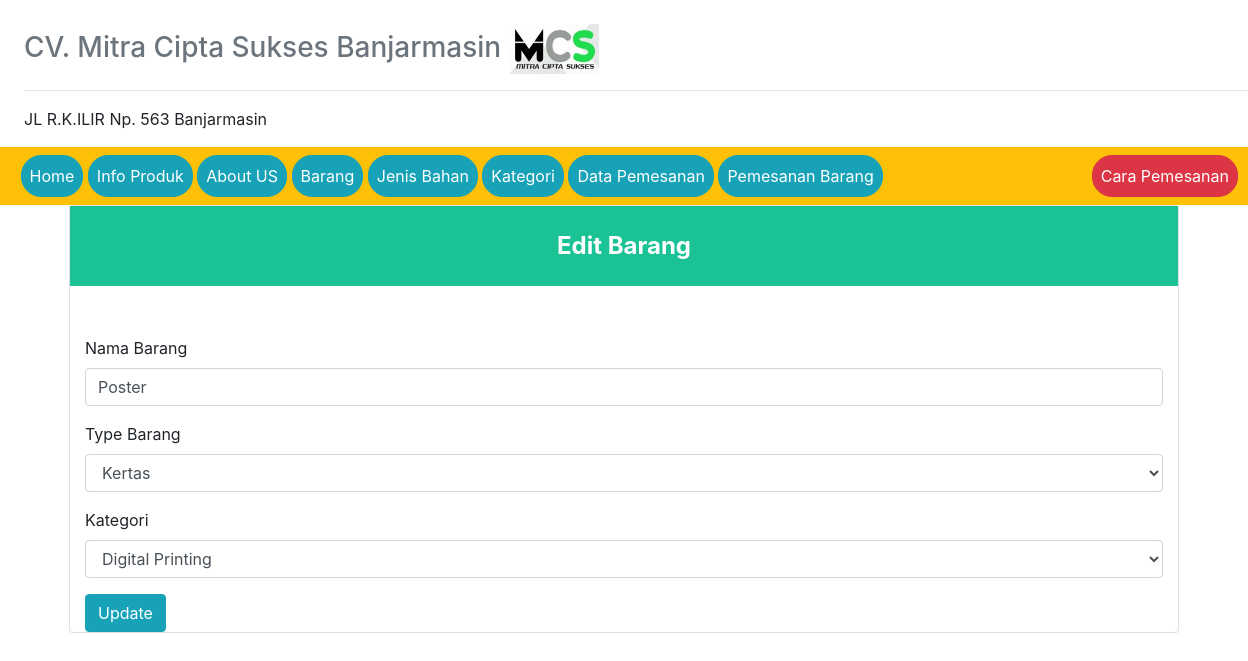
The app's page /?view=edit-barang&id_brg=11 (signed in) with its own data.
### tables this page shows
CREATE TABLE `nama_barang` (
  `kode_barang` int(50) NOT NULL,
  `nama_barang` varchar(50) NOT NULL,
  `type_barang` varchar(50) NOT NULL,
  `kategori` int(50) NOT NULL,
  `harga` int(50) NOT NULL
);

CREATE TABLE `jenis_bahan` (
  `kode_jenis_bahan` int(50) NOT NULL,
  `harga_bahan` int(25) NOT NULL,
  `jenis_bahan` varchar(50) NOT NULL,
  `ketarangan` varchar(255) NOT NULL,
  `ukuran_bahan` int(10) NOT NULL
);

CREATE TABLE `kategori` (
  `id_kategori` int(50) NOT NULL,
  `nama_kategori` varchar(50) NOT NULL
);

### models/admin.php (called while the page is built, shortened)
<?php
class Admin
{
  private $mysqli;
  function __construct($mysqli)
  {
    $this->mysqli = $mysqli;
  }
  public function showJenisBahan()
  {
    $db = $this->mysqli->conn;
    $sql = " SELECT * FROM jenis_bahan ";
    $query = $db->query($sql);
    return $query;
  }
  public function edit_brg($id)
  {
    $db = $this->mysqli->conn;
    $sql = " SELECT * FROM nama_barang
          INNER JOIN jenis_bahan ON nama_barang.type_barang = jenis_bahan.kode_jenis_bahan
          INNER JOIN kategori ON nama_barang.kategori = kategori.id_kategori
          WHERE nama_barang.kode_barang = '$id' ";
    $query = $db->query($sql);
    return $query;
  }
  public function showKategori()
  {
    $db = $this->mysqli->conn;
    $sql = " SELECT * FROM kategori ";
    $query = $db->query($sql);
    return $query;
  }
}
?>

### view/edit-barang.php (the view, shortened to what this page needs)
<?php
$id = @$_GET['id_brg'];
$edit = $objAdmin->edit_brg($id)->fetch_object();
 ?>
 <div class="card">
  <div class="panel-heading" style="background-color:#1ac295; text-align:center; height:80px; line-height:80px;color:white;font-weight:bold;font-size:24px;">
    <div class="panel-title">Edit Barang</div>
  </div>
  <div id="signupbox" style=" margin-top:50px" class="mainbox col-md-12 col-md-offset-3 col-sm-8 col-sm-offset-2">
            <div class="panel panel-info">
            <div class="panel-body" >
              <form action="" method="post">
                <div class="form-group">
                  <label for="exampleFormControlInput1">Nama Barang</label>
                  <input type="text" class="form-control" id="exampleFormControlInput1" name="barang" value="<?=$edit->nama_barang ?>">
                </div>
                <div class="form-group">
                  <label for="exampleFormControlSelect1">Type Barang</label>
                  <select class="form-control" id="exampleFormControlSelect1" name="jenis_bahan">
                    <?php
                    $data = $objAdmin->showJenisBahan();
                    while ($a = $data->fetch_object()) {
                    ?>
                    	<option <?= ($edit->type_barang == $a->kode_jenis_bahan ? "selected" : " " ); ?> value="<?=$a->kode_jenis_bahan ?>"><?=$a->jenis_bahan ?></option>
                    <?php
                    }
                    ?>
                  </select>
                </div>
                <div class="form-group">
                  <label for="exampleFormControlSelect1">Kategori</label>
                  <select class="form-control" id="exampleFormControlSelect1" name="kategori">
                    <?php
                    $data = $objAdmin->showKategori();
                    while ($a = $data->fetch_object()) {
                    ?>
                   		<option <?=($edit->kategori == $a->id_kategori ? "selected" : "") ?> value="<?=$a->id_kategori ?>"><?=$a->nama_kategori ?></option>
                    <?php
                    }
                    ?>
                  </select>
                </div>
                <button type="submit" class="btn btn-info" name="update">Update</button>
              </form>
            </div>
        </div>
    </div>
</div>
</div>

### records on screen
nama_barang: barang "Poster", jenis_bahan "Kertas", kategori "Digital Printing"
